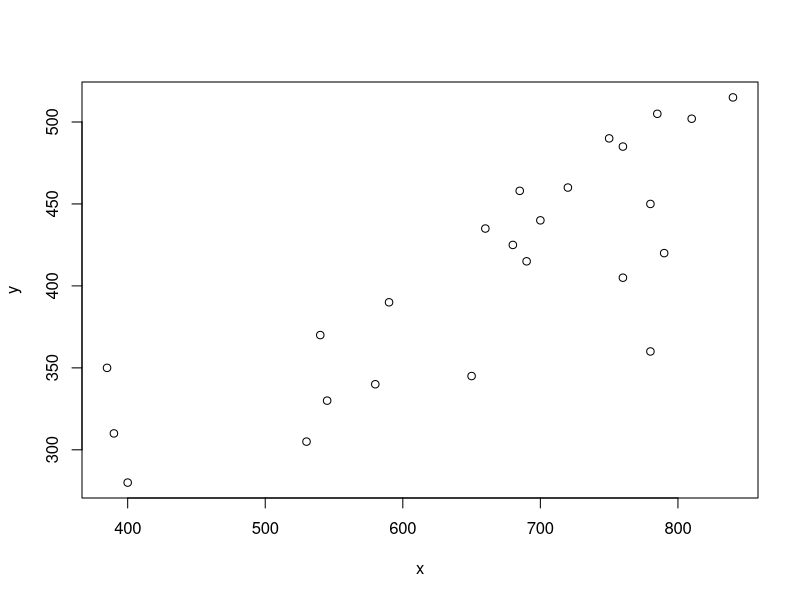
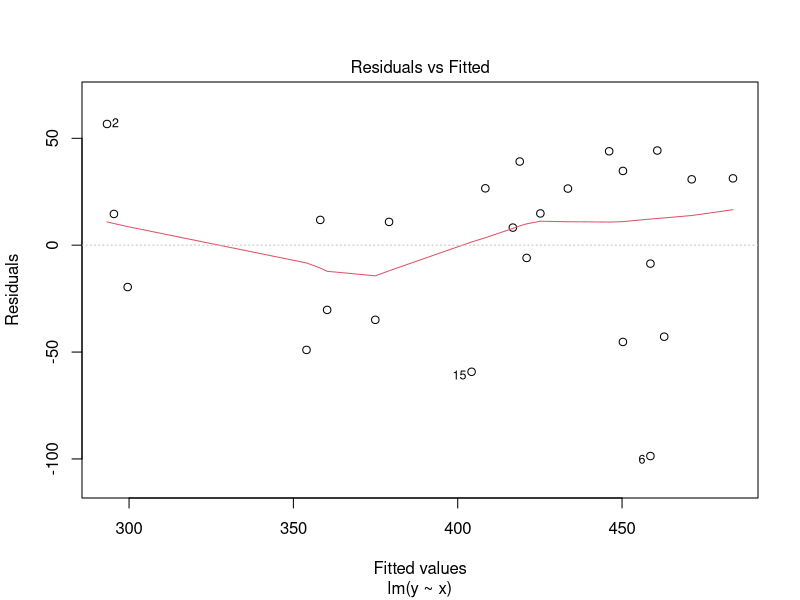
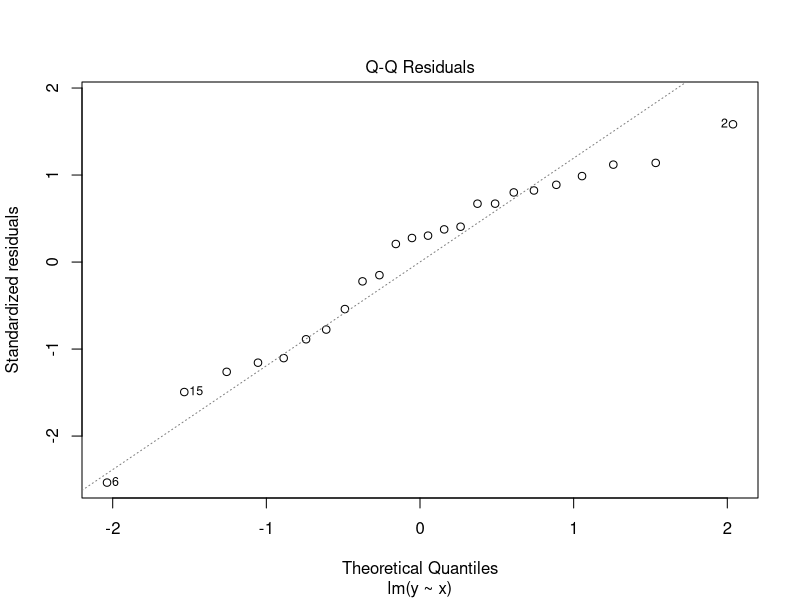
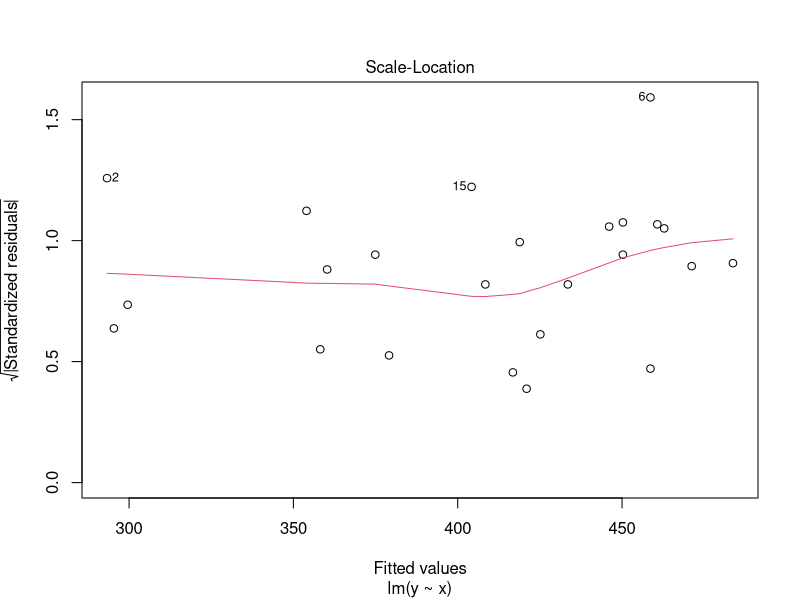
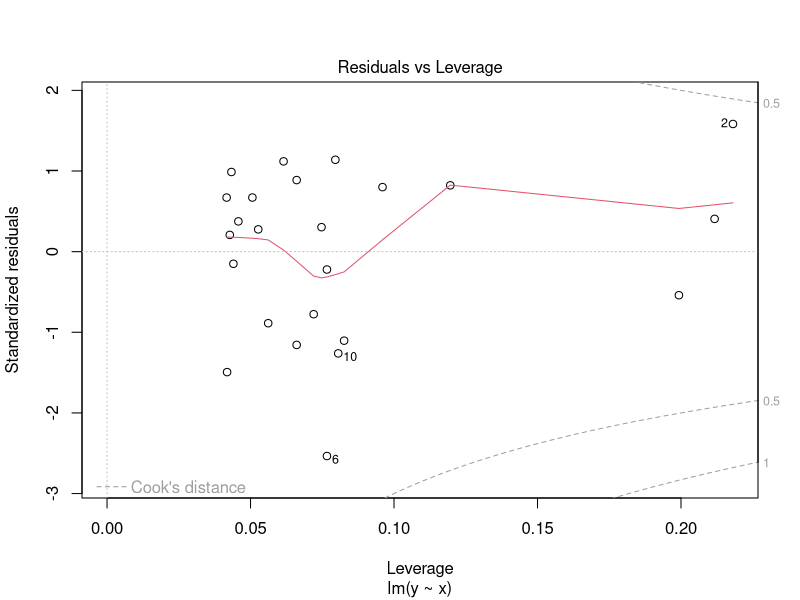
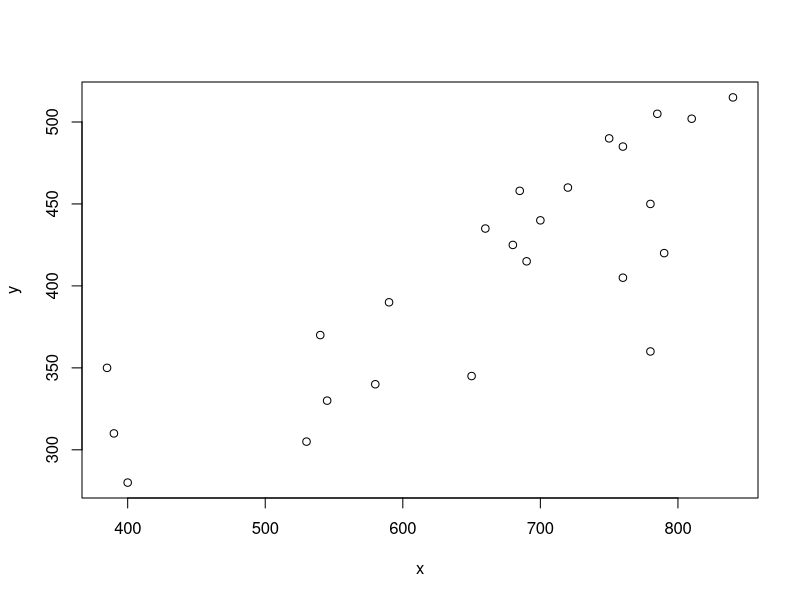
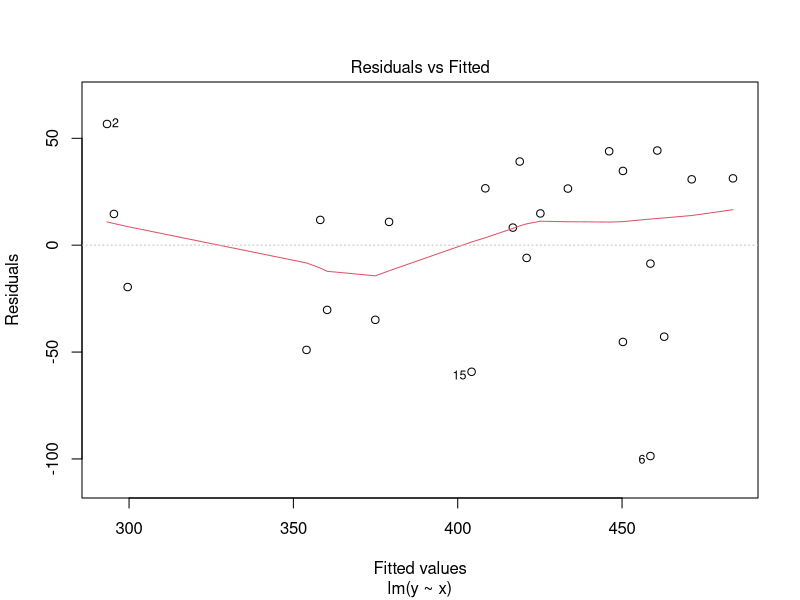
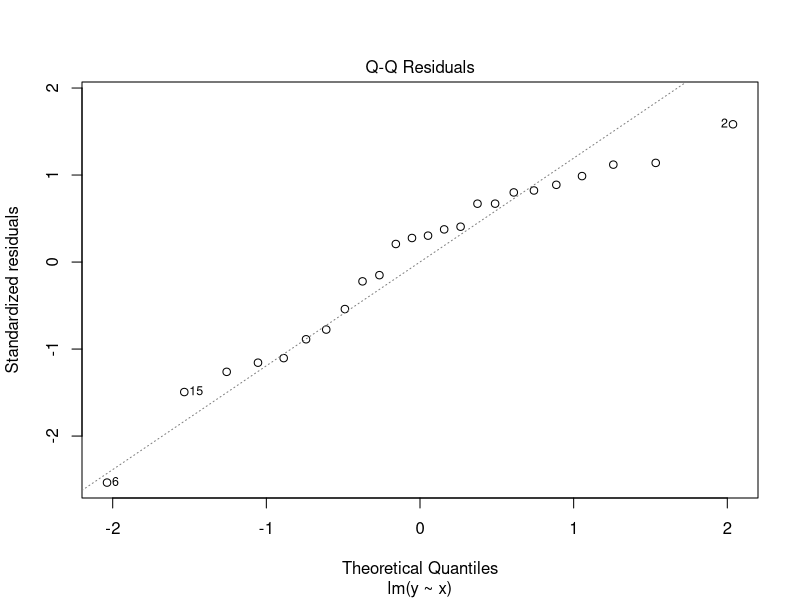

Here is the R script that generated these plots, in order: (Note: this script raises an error after producing the figures.)
# install.packages('lmtest')

library(lmtest)
require(readxl)

# data <- read.table('./2oct/data/data.txt', dec=',', header=TRUE)
data <- read_xlsx("./2oct/data/data.xlsx")
y <- data$Y
x <- data$X

m <- lm(Y~X, data = data)
sm <- summary(m)
sm


#1
cor(data$X, data$Y, method = "pearson")
plot(x, y)



#2
mydata <- round(data.frame(x, y), 1)
res <- lm(y ~ x, data = mydata)
smres <- summary(res)
coefres <- coef(res)
residuals(res)
fitted.values(res)
names(res)
vcov(res)
plot(res)



#3
plot(x, y)
# par(new=TRUE)
plot(res, add=TRUE)



#4
anova(res)
A <- (sum(abs(e/y))/length(y))*100
A



#5
# Показательная функция. У был под логарифмом, поэтому надо заменить
Y <- log10(y)
mp <- lm(Y~x)
smp <- summary(mp)
smp # Линеанизированые функции, нам нужно их анлинеализировать

# Показательная модель (функция)
Ap <- smp$coefficients[1] #2.297094
Bp <- smp$coefficients[2] #0.0004663088

ap <- 10^smp$coefficients[1]  # 198.1955
bp <- 10^smp$coefficients[2]  # 1.001074

yp <- ap * bp^x
plot(ap * bp^x)

#Степенная модель
X <- log10(x)
ms <- lm(Y~X)
sms <- summary(ms)

As <- sms$coefficients[1]  # 0.8783031
as <- 10^sms$coefficients[1]  # 7.556195
bs <- sms$coefficients[2]  # 0.6145747

ys <- as * x^bs
plot(ys)


#Гиперболическая модель

Xg <- 1/x
# Y <- log10(y)
mg <- lm(y~Xg)
smg <- summary(mg)

ag <- smg$coefficients[1]
bg <- smg$coefficients[2]

yg <- ag + (bg/x)
plot(yg)
